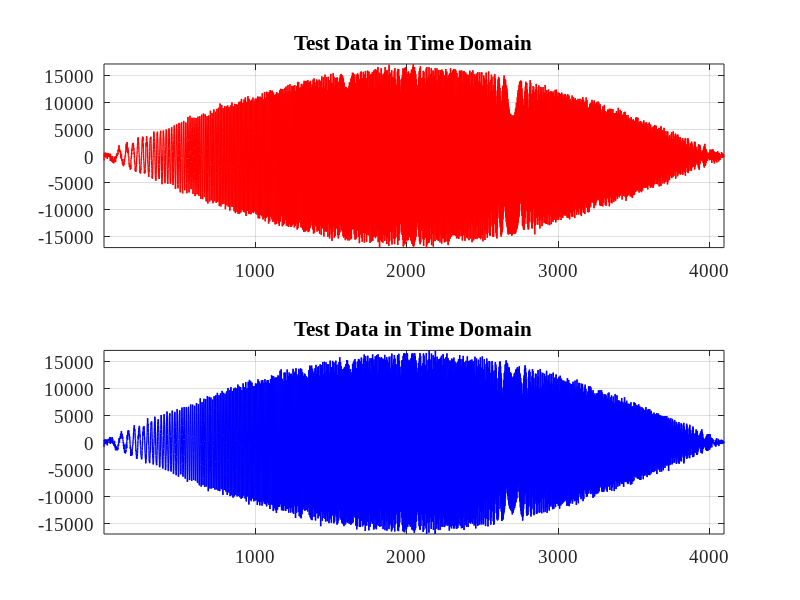

Here is the MATLAB script that generated this plot: (Note: this script raises an error after producing the figure.)
%% -----------------------------------------------------------------------
%
% Title       : test.m
% Author      : Alexander Kapitanov	
% Company     : Insys
% E-mail      : sallador@bk.ru 
% Version     : 1.0	 
%
%-------------------------------------------------------------------------
%
% Description : 
%    Top level for testing FPFFTK model
%
%-------------------------------------------------------------------------
%
% Version     : 1.0 
% Date        : 2016.11.11 
%
%-------------------------------------------------------------------------	   

% Preparing to work
close all;
clear all;

set(0, 'DefaultAxesFontSize', 14, 'DefaultAxesFontName', 'Times New Roman');
set(0, 'DefaultTextFontSize', 14, 'DefaultTextFontName', 'Times New Roman'); 

% Settings
NFFT = 2^12;            % Sampling Frequency
t = 0:1/NFFT:1-1/NFFT;  % Time vector #1
tt = 1:NFFT;            % Time vector #2
VAL_SHIFT = 0;

Asig = (2^14)-1;
Fsig = 16;
F0 = 0;
Fm = NFFT/2;
B = Fm / NFFT;
Ffm = 1;
% For testing FORWARD and INVERSE FFT: FWT

STAGE = log2(NFFT);

%% -------------------------------------------------------------------------- %%
% ---------------- 0: CREATE INPUT DATA FOR CPP/RTL -------------------------- % 
%% -------------------------------------------------------------------------- %%

for i = 1:NFFT
    Dre(i,1) = round(Asig * cos(F0 + (Fsig*i + B*i*i/2) * 2*pi/NFFT) * sin(i * Ffm * pi / NFFT));
    Dim(i,1) = round(Asig * sin(F0 + (Fsig*i + B*i*i/2) * 2*pi/NFFT) * sin(i * Ffm * pi / NFFT));    
%    Dre(i,1) = i-1;
%    Dim(i,1) = i-1;    
end

for i = 1:NFFT
    if (i > VAL_SHIFT)
        Xre(i,1) = Dre(i-VAL_SHIFT, 1);
        Xim(i,1) = Dim(i-VAL_SHIFT, 1);
    else
        Xre(i,1) = Dre(NFFT-VAL_SHIFT+i, 1);
        Xim(i,1) = Dim(NFFT-VAL_SHIFT+i, 1);   
    end
end
Dre = Xre;
Dim = Xim;

% Adding noise to real signal 
SNR = -50;
SEED = 1;

DatRe = awgn(Dre, SNR, 0, SEED);     
DatIm = awgn(Dim, SNR, 0, SEED);     

DSVRe = round(DatRe);
DSVIm = round(DatIm);

% Save data to file
fid = fopen ("din_re.dat", "w");
for i = 1:NFFT
    fprintf(fid, "%d \n", DSVRe(i,1));
end
fclose(fid);

fid = fopen ("din_im.dat", "w");
for i = 1:NFFT
    fprintf(fid, "%d \n", DSVIm(i,1));
end
fclose(fid);

Din(:,1) = DSVRe;
Din(:,2) = DSVIm;

figure(1) % Plot loaded data in Time Domain
for i = 1:2
    subplot(2,1,i)
    plot(tt(1:NFFT), Din(1:NFFT,i), '-', 'LineWidth', 1, 'Color',[2-i 0  i-1])
    grid on
    hold on
    axis tight      
    title(['Test Data in Time Domain'])   
end

%% -------------------------------------------------------------------------- %%
% ---------------- 1: LOAD MODEL DATA FROM C++ CORE -------------------------- % 
%% -------------------------------------------------------------------------- %%
DT_OPT = load ("C:/share/fpfftk/fp_octave.dat");
for i = 1:NFFT
    AXX_RE(i,1) = DT_OPT(i,1);
    AXX_IM(i,1) = DT_OPT(i,2);  
    %NATT(i,1) = DT_OPT(i,3);    
end
%DT_OP(:,1) = bitrevorder(DT_OPT(:,1));
%DT_OP(:,2) = bitrevorder(DT_OPT(:,2));
DT_OP(:,1) = DT_OPT(:,1);
DT_OP(:,2) = DT_OPT(:,2);

%figure(1) % Plot loaded data in Freq Domain
%for i = 1:2
%    subplot(2,1,i)
%    plot(tt(1:NFFT), DT_OP(1:NFFT,i), '-', 'LineWidth', 1, 'Color',[2-i 0  i-1])
%    grid on
%    axis tight 
%    title(['FP CPP TEST (C++ MODEL)'])  
%end

%% -------------------------------------------------------------------------- %%
% ---------------- 2:  LOAD RTL DATA (FROM HDL CORE) ------------------------- % 
%% -------------------------------------------------------------------------- %%

DATA = load ("C:/share/fpfftk/rtl_out.dat");
for i = 1:NFFT
    RTL_DT(i,1) = DATA(i,1);
    RTL_DT(i,2) = DATA(i,2);
end

figure(2) 
for i = 1:2
    subplot(3,2,i)
    plot(tt(1:NFFT), DT_OP(1:NFFT,i), '-', 'LineWidth', 1, 'Color',[2-i 0  i-1])
    grid on
    hold on
    axis tight 
    title(['FP CPP DATA']) 
end

figure(2) 
for i = 1:2
    subplot(3,2,i+2)
    plot(tt(1:NFFT), RTL_DT(1:NFFT,i), '-', 'LineWidth', 1, 'Color',[2-i 0  i-1])
    grid on
    hold on
    axis tight 
    title(['FP RTL DATA']) 
end

figure(2) 
for i = 1:2
    subplot(3,2,i+4)
    plot(tt(1:NFFT), RTL_DT(1:NFFT,i)-DT_OP(1:NFFT,i), '-', 'LineWidth', 1, 'Color',[2-i 0  i-1])
    grid on
    axis tight 
    title(['FP DIFF TEST']) 
end

%% -------------------------------------------------------------------------- %%
% ---------------- 3:  COMPL DATA (TEST MATH SIGNAL) ------------------------- % 
%% -------------------------------------------------------------------------- %%

% Combine new data to matrix
Din(:,1) = DSVRe;
Din(:,2) = DSVIm;

figure(4) % Plot loaded data in Time Domain
for i = 1:2
    subplot(2,2,i)
    plot(tt(1:NFFT), Din(1:NFFT,i), '-', 'LineWidth', 1, 'Color',[2-i 0  i-1])
    grid on
    axis tight      
    title(['Test Data in Time Domain'])   
end

figure(4) % Plot loaded data in Time Domain
for i = 1:2
    subplot(2,2,i+2)
    plot(tt(1:NFFT), Din(1:NFFT,i)-RTL_DT(1:NFFT,i), '-', 'LineWidth', 1, 'Color',[2-i 0  i-1])
    grid on
    axis tight      
    title(['Difference FP23 vs FP32 IEEE-754'])   
end